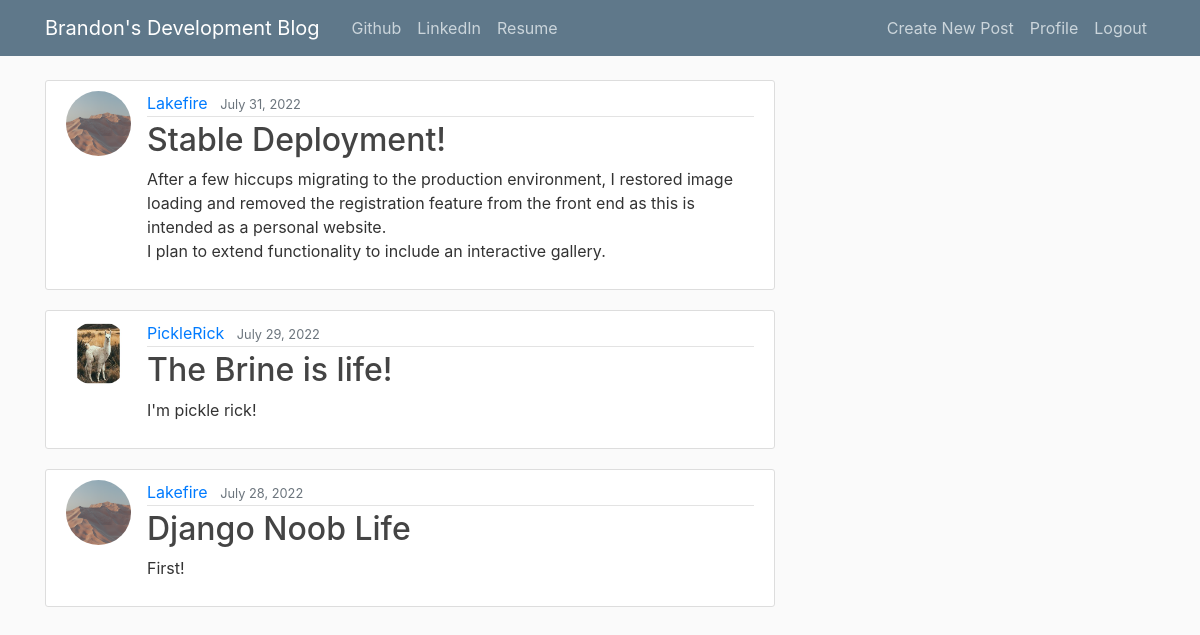
The app's page / (signed in) with its own data.
### blog/models.py (models this page shows, shortened)
class Post(models.Model):
    title = models.CharField(max_length=100)
    content = models.TextField()
    date_posted = models.DateTimeField(
        default=timezone.now
    )  # Uses current time from timezone
    author = models.ForeignKey(User, on_delete=models.CASCADE)

### users/models.py (models this page shows, shortened)
class Profile(models.Model):
    user = models.OneToOneField(User, on_delete=models.CASCADE)
    image = models.ImageField(default="default.jpg", upload_to="profile_pics")

### blog/views.py (the view)
# urls.py: path("", PostListView.as_view(), name="blog-home"),
class PostListView(ListView):
    model = Post
    template_name = "blog/home.html"  # <app>/<model>_<viewtype>.html
    context_object_name = "posts"
    ordering = ["-date_posted"]
    paginate_by = 5

### blog/templates/blog/home.html
{% extends 'blog/base.html' %}
{% block content %}
    {% for post in posts %}
        <article class="media content-section">
            <img class="rounded-circle article-img" src="{{ post.author.profile.image.url }}">
            <div class="media-body">
                <div class="article-metadata">
                    <a class="mr-2" href="#">{{ post.author }}</a>
                    <small class="text-muted">{{ post.date_posted|date:"F d, Y" }}</small>
                </div>
                <h2><a class="article-title" href="{% url 'post-detail' post.id%}">{{ post.title }}</a></h2>
                <p class="article-content">{{ post.content }}</p>
            </div>
        </article>
    {% endfor %}
{% endblock content %}

### blog/static/blog/main.css (style rules this page uses)
body { background: #fafafa; color: #333333; margin-top: 5rem; }
h1, h2, h3, h4, h5, h6 { color: #444444; }
.content-section { background: #ffffff; padding: 10px 20px; border: 1px solid #dddddd; border-radius: 3px; margin-bottom: 20px; }
.article-title { color: #444444; }
.article-content { white-space: pre-line; }
.article-img { height: 65px; width: 65px; margin-right: 16px; }
.article-metadata { padding-bottom: 1px; margin-bottom: 4px; border-bottom: 1px solid #e3e3e3 }

### records on screen
Post: author.profile.image (picture), author "Lakefire", date_posted "July 31, 2022", title "Stable Deployment!", content "After a few hiccups migrating to the production environment, I restored image loading and removed the registration feature from the front end as this is intended as a personal website. I plan to extend functionality to include an interactive gallery."
Post: author.profile.image (placeholder picture), author "PickleRick", date_posted "July 29, 2022", title "The Brine is life!", content "I'm pickle rick!"
Post: author.profile.image (picture), author "Lakefire", date_posted "July 28, 2022", title "Django Noob Life", content "First!"
